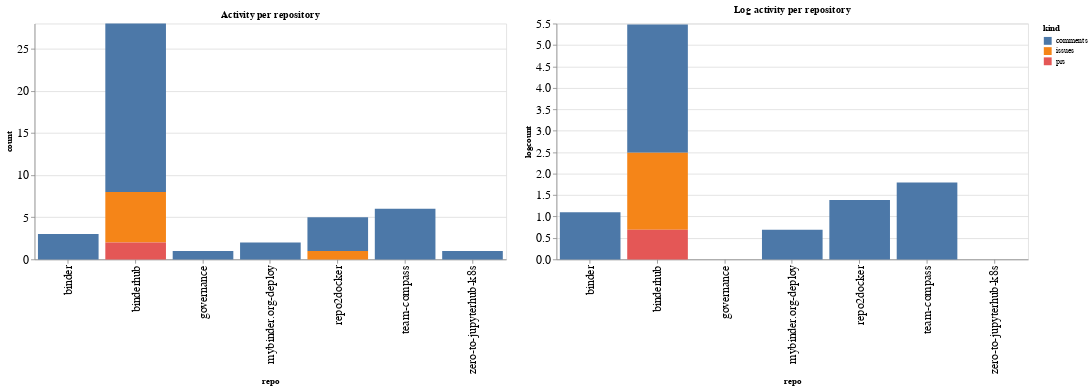

Notebook cell for this chart:
### Code cell
ch1 = alt.Chart(repo_summaries, width=600, title="Activity per repository").mark_bar().encode(
    x='repo',
    y='count',
    color='kind',
    tooltip="kind"
)

ch2 = alt.Chart(repo_summaries, width=600, title="Log activity per repository").mark_bar().encode(
    x='repo',
    y='logcount',
    color='kind',
    tooltip="kind"
)

ch1 | ch2

### Figure 1 — Vega-Lite specification as saved in the notebook (floating-point values rounded to 4 significant figures)
{"config": {"axisLeft": {"labelFontSize": 15}, "axisBottom": {"labelFontSize": 15}}, "hconcat": [{"mark": "bar", "encoding": {"color": {"type": "nominal", "field": "kind"}, "tooltip": {"type": "nominal", "field": "kind"}, "x": {"type": "nominal", "field": "repo"}, "y": {"type": "quantitative", "field": "count"}}, "title": "Activity per repository", "width": 600}, {"mark": "bar", "encoding": {"color": {"type": "nominal", "field": "kind"}, "tooltip": {"type": "nominal", "field": "kind"}, "x": {"type": "nominal", "field": "repo"}, "y": {"type": "quantitative", "field": "logcount"}}, "title": "Log activity per repository", "width": 600}], "data": {"name": "data-096e73cb0068f0e7267ea0767ff114c1"}, "$schema": "https://vega.github.io/schema/vega-lite/v4.8.1.json", "datasets": {"data-096e73cb0068f0e7267ea0767ff114c1": [{"repo": "binder", "kind": "comments", "count": 3, "logcount": 1.099}, {"repo": "binderhub", "kind": "comments", "count": 20, "logcount": 2.996}, {"repo": "binderhub", "kind": "issues", "count": 6, "logcount": 1.792}, {"repo": "binderhub", "kind": "prs", "count": 2, "logcount": 0.6931}, {"repo": "governance", "kind": "comments", "count": 1, "logcount": 0.0}, {"repo": "mybinder.org-deploy", "kind": "comments", "count": 2, "logcount": 0.6931}, {"repo": "repo2docker", "kind": "comments", "count": 4, "logcount": 1.386}, {"repo": "repo2docker", "kind": "issues", "count": 1, "logcount": 0.0}, {"repo": "team-compass", "kind": "comments", "count": 6, "logcount": 1.792}, {"repo": "zero-to-jupyterhub-k8s", "kind": "comments", "count": 1, "logcount": 0.0}]}}
